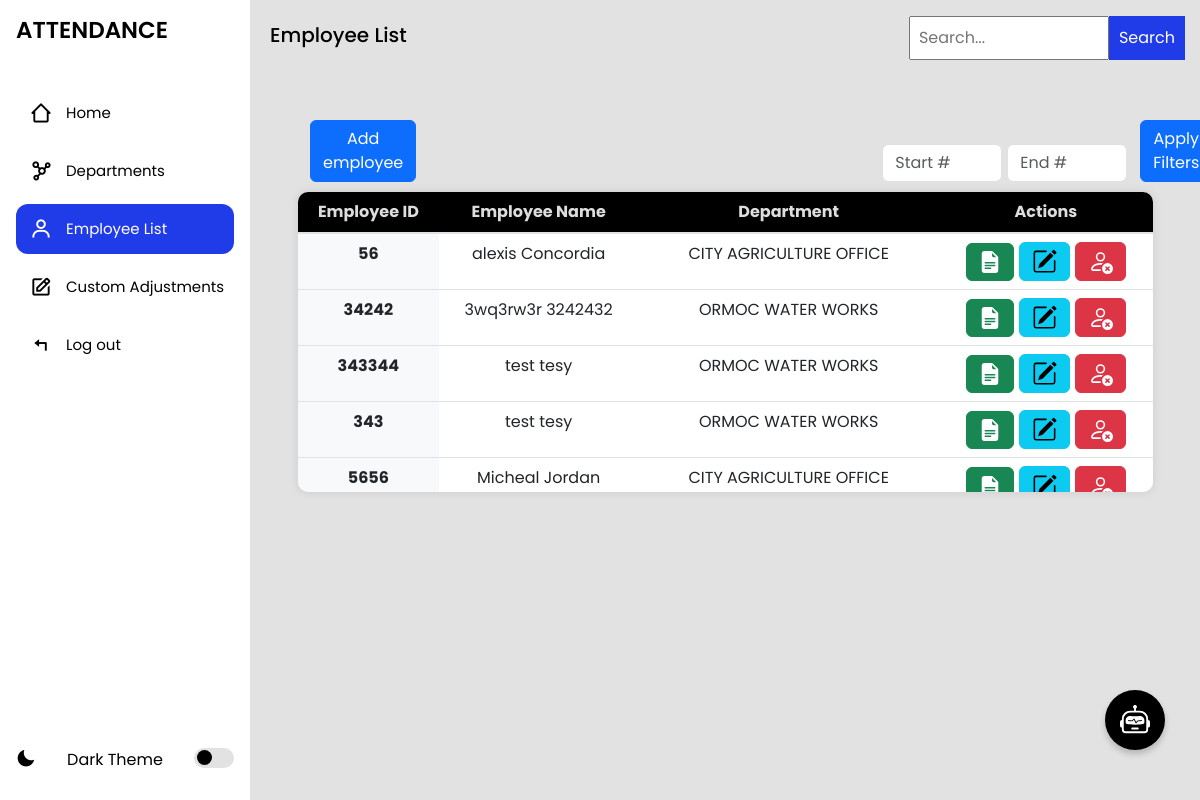
The app's page /employeelist/ (signed in), older data.
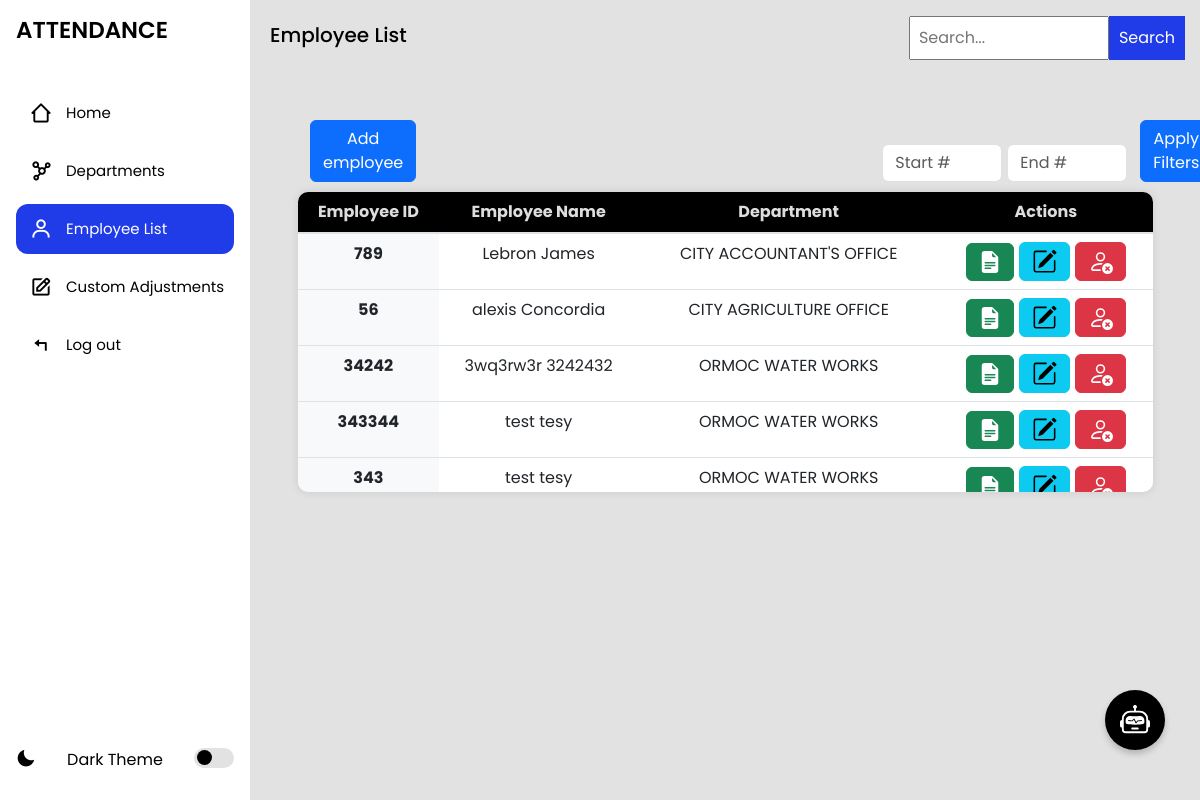
The same page, newer data.
### myapp/models.py (models this page shows, shortened)
class Employee(models.Model):
    employee_id = models.CharField(max_length=100, unique=True)
    first_name = models.CharField(max_length=120)
    last_name = models.CharField(max_length=120)
    username = models.CharField(max_length=100, unique=True, default='defaultuser')
    password = models.CharField(max_length=128, default='defaultpassword')
    department_name = models.ForeignKey(Department, on_delete=models.CASCADE, related_name='employees')
    updated = models.DateTimeField(auto_now=True)
    created = models.DateTimeField(auto_now_add=True)
    class Meta:
        ordering = ['-updated', '-created']

class Department(models.Model):
    name = models.CharField(max_length=100)
    def __str__(self):
        return self.name

### myapp/views.py (the view, shortened to what this page needs)
# urls.py: path('employeelist/', views.employeelist, name='employeelist'),
@login_required
def employeelist(request):
    search_query = request.GET.get('search', '')
    if search_query:
        employees = Employee.objects.filter(
            Q(employee_id__icontains=search_query) |
            Q(first_name__icontains=search_query) |
            Q(last_name__icontains=search_query) |
            Q(department_name__name__icontains=search_query)
        )
    else:
        employees = Employee.objects.all()
    departments = Department.objects.all()  # Fetch departments here
    context = {
        "employees": employees,
        "departments": departments
    }
    return render(request, 'employeelist.html', context)

### myapp/templates/employeelist.html (shortened to what this page needs)
{% extends 'index.html' %}
{% block content %}
<section class="home">
    <div class="navs d-flex align-items-center justify-content-between">
    <p>Employee List</p>
<form method="GET" action="{% url 'employeelist' %}" class="search-parent">
  <input type="search" name="search" placeholder="Search..." class="search" value="{{ request.GET.search }}" />
  <button type="submit">Search</button>
</form>
</div>
<div class="topButtons">
    <div style="display: flex; align-items: end; justify-content: start;margin-left: 60px;" >
                <button type="button" class="btn btn-primary"
                data-bs-toggle="modal" data-bs-target="#signupModal">
                Add employee
                </button>
</div>
        <form id="filterRangeForm" class="ms-3" >
            <input type="number" min="1" id="startNumber" class="form-control d-inline-block" placeholder="Start #" style="width: 120px;" />
            <input type="number" min="1" id="endNumber" class="form-control d-inline-block" placeholder="End #" style="width: 120px;" />
            <button type="button" id="applyFilters" class="btn btn-primary ms-2">Apply Filters</button>
        </form>
</div>
<div class="table-container">
    <table class="table">
        <thead>
            <tr>
                <th scope="col">Employee ID</th>
                <th scope="col">Employee Name</th>
                <th scope="col">Department</th>
                <th scope="col">Actions</th>
            </tr>
        </thead>
        <tbody>
            {% for employee in employees %}
            <tr class="employeeListRow"  data-status="{{ employee.status|default:'all' }}">
                <th scope="row">{{ employee.employee_id }}</th>
                <td>{{ employee.first_name }} {{ employee.last_name }}</td>
                <td>{{ employee.department_name }}</td>
                <td>
                    <div class="btn-group" style="display: flex; flex-direction: row; align-items: center; gap: 5px; justify-content:center;">
                        <a  href="{% url 'view_employee' employee.employee_id %}">
                        <button class="btn btn-success" >
                            </button>
                        </a>
                        <a  data-bs-toggle="modal" data-bs-target="#editEmployeeModal{{ employee.id }}" role="button">
                            <button class="btn btn-info">
                        </button>
                        </a>
                        <form action="{% url 'delete_employee' employee.id %}" method="POST">
                            <button class="btn btn-danger" type="button" data-bs-toggle="modal" data-bs-target="#deleteModal-{{ employee.id }}">
                            </button>
                        </form>
                    </div>
                </td>
            </tr>
            {% empty %}
            <tr>
                <td colspan="6">Employee doesnt exist</td>
            </tr>
            {% endfor %}
        </tbody>
    </table>
</div>
</section>
{% endblock %}

Row changes from the older to the newer data that the page shows:
no longer on this page (row unchanged): Employee: employee_id "5656", first_name "Micheal", last_name "Jordan", department_name "CITY AGRICULTURE OFFICE"
now on this page (row edited): Employee: employee_id "789", first_name "Lebron", last_name "James", department_name "CITY ACCOUNTANT'S OFFICE"
